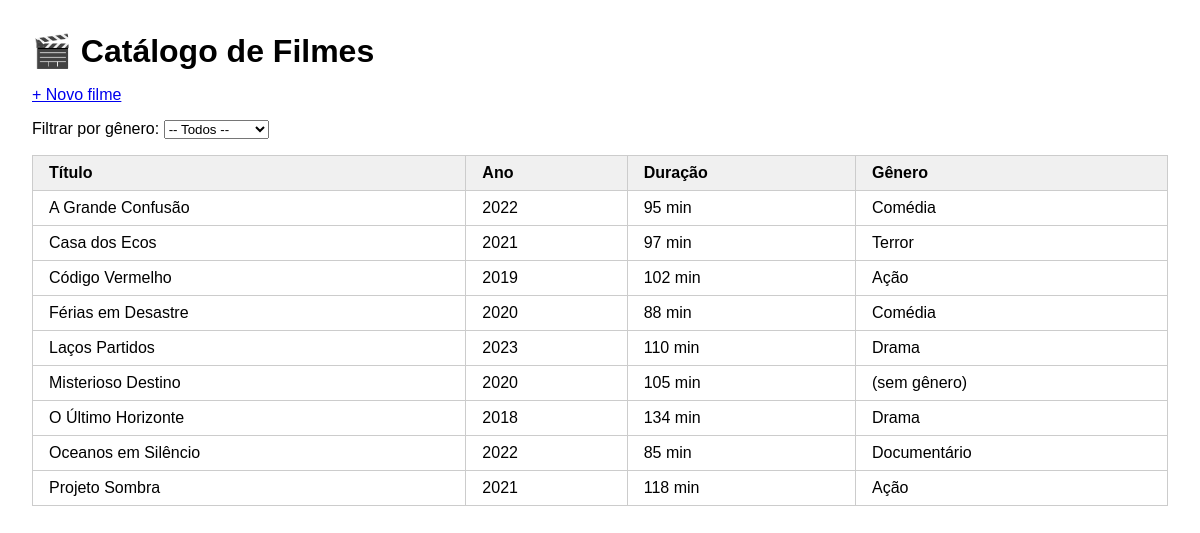
Screenshot of /prova/index.php with the database file from the repository.
### tables this page shows
CREATE TABLE IF NOT EXISTS filmes (
    id           INT UNSIGNED AUTO_INCREMENT PRIMARY KEY,
    titulo       VARCHAR(150) NOT NULL,
    ano          YEAR         NOT NULL,
    duracao_min  SMALLINT UNSIGNED NOT NULL,
    genero_id    INT UNSIGNED NULL DEFAULT NULL,
    CONSTRAINT fk_filmes_genero
        FOREIGN KEY (genero_id) REFERENCES generos(id)
        ON DELETE SET NULL
        ON UPDATE CASCADE
);

CREATE TABLE IF NOT EXISTS generos (
    id   INT UNSIGNED AUTO_INCREMENT PRIMARY KEY,
    nome VARCHAR(60) NOT NULL
);

### prova/funcoes.php (called while the page is built, shortened)
<?php
function listarFilmes(PDO $pdo, ?int $generoId = null): array
{
    $sql = "SELECT
                f.id,
                f.titulo,
                f.ano,
                f.duracao_min,
                g.nome AS genero
            FROM filmes f
            LEFT JOIN generos g ON f.genero_id = g.id";
    $sql .= " ORDER BY f.titulo";
    $stmt = $pdo->prepare($sql);
    $stmt->execute();
    return $stmt->fetchAll();
}

### prova/index.php (the view, shortened to what this page needs)
<?php
require 'conexao.php';
$generoIdFiltro = isset($_GET['genero_id']) && $_GET['genero_id'] !== ''
    ? (int) $_GET['genero_id']
    : null;
$filmes  = listarFilmes($pdo, $generoIdFiltro);
?>
<!DOCTYPE html>
<html lang="pt-BR">
<head>
</head>
<body>
<h1>🎬 Catálogo de Filmes</h1>
<a class="novo-link" href="cadastrar.php">+ Novo filme</a>
<div class="filtro">
    <form method="GET" action="index.php">
        <label for="genero_id">Filtrar por gênero:</label>
        <select
            id="genero_id"
            name="genero_id"
            onchange="this.form.submit()"
        >
            <option value="">-- Todos --</option>
        </select>
    </form>
</div>
<table>
    <thead>
        <tr>
            <th>Título</th>
            <th>Ano</th>
            <th>Duração</th>
            <th>Gênero</th>
        </tr>
    </thead>
    <tbody>
        <?php if (empty($filmes)): ?>
            <tr>
                <td colspan="4">Nenhum filme encontrado.</td>
            </tr>
        <?php else: ?>
            <?php foreach ($filmes as $filme): ?>
                <tr>
                    <td><?= htmlspecialchars($filme['titulo']) ?></td>
                    <td><?= htmlspecialchars($filme['ano']) ?></td>
                    <td><?= htmlspecialchars($filme['duracao_min']) ?> min</td>
                    <td><?= htmlspecialchars($filme['genero'] ?? '(sem gênero)') ?></td>
                </tr>
            <?php endforeach; ?>
        <?php endif; ?>
    </tbody>
</table>
</body>
</html>

### prova/index.php (style rules this page uses)
body { font-family: Arial, sans-serif; margin: 2rem; }
h1 { margin-bottom: 1rem; }
table { border-collapse: collapse; width: 100%; }
th, td { border: 1px solid #ccc; padding: 0.5rem 1rem; text-align: left; }
th { background: #f0f0f0; }
.filtro { margin-bottom: 1rem; }
.novo-link { display: inline-block; margin-bottom: 1rem; }

### rows the page displays
filmes: titulo "A Grande Confusão", ano "2022", duracao_min "95", genero.nome "Comédia"
filmes: titulo "Casa dos Ecos", ano "2021", duracao_min "97", genero.nome "Terror"
filmes: titulo "Código Vermelho", ano "2019", duracao_min "102", genero.nome "Ação"
filmes: titulo "Férias em Desastre", ano "2020", duracao_min "88", genero.nome "Comédia"
filmes: titulo "Laços Partidos", ano "2023", duracao_min "110", genero.nome "Drama"
filmes: titulo "Misterioso Destino", ano "2020", duracao_min "105", genero "(sem gênero)"
filmes: titulo "O Último Horizonte", ano "2018", duracao_min "134", genero.nome "Drama"
filmes: titulo "Oceanos em Silêncio", ano "2022", duracao_min "85", genero.nome "Documentário"
filmes: titulo "Projeto Sombra", ano "2021", duracao_min "118", genero.nome "Ação"
